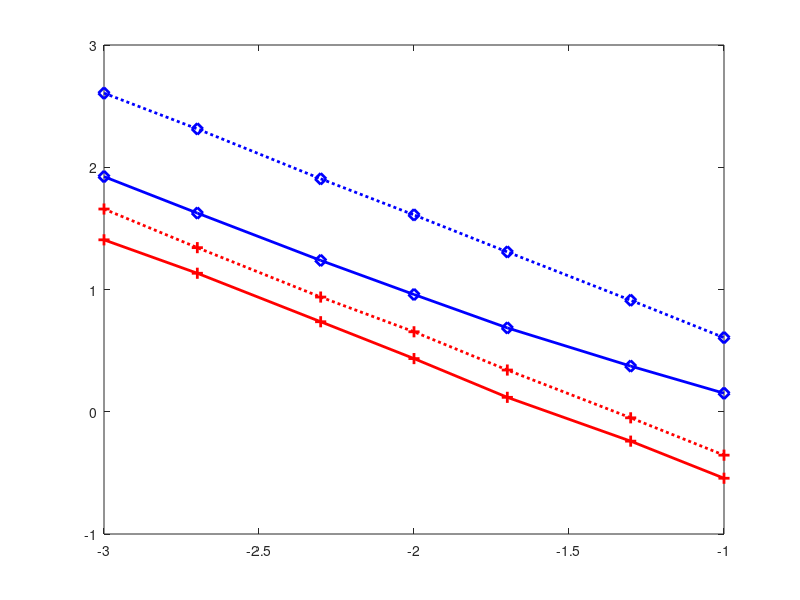

This figure's MATLAB source: (Note: this script raises an error after producing the figure.)
close all
clear
clc

E=[0.001, 0.002, 0.005, 0.01, 0.02, 0.05, 0.1];

load ./estimated_n10k_f001.mat
var_pro_f001=[];
var_pro_f001(1,:)=var_pro;
var_rr_f001(1,:)=var_RR;
re_pro1=mean((abs(est_pro1-n1)./n1+abs(est_pro0-n0)./n0)./2,2);
re_rr1=mean((abs(est_rr1-n1)./n1+abs(est_rr0-n0)./n0)./2,2);
load ./estimated_n40k_f001.mat
var_pro_f001(2,:)=var_pro;
var_rr_f001(2,:)=var_RR;
re_pro2=mean((abs(est_pro1-n1)./n1+abs(est_pro0-n0)./n0)./2,2);
re_rr2=mean((abs(est_rr1-n1)./n1+abs(est_rr0-n0)./n0)./2,2);
load ./estimated_n80k_f001.mat
var_pro_f001(3,:)=var_pro;
var_rr_f001(3,:)=var_RR;
re_pro4=mean((abs(est_pro1-n1)./n1+abs(est_pro0-n0)./n0)./2,2);
re_rr4=mean((abs(est_rr1-n1)./n1+abs(est_rr0-n0)./n0)./2,2);


load ./estimated_n10k_f01.mat
var_pro_f01=[];
var_pro_f01(1,:)=var_pro;
re_pro1_f01=mean((abs(est_pro1-n1)./n1+abs(est_pro0-n0)./n0)./2,2);
re_rr1_f01=mean((abs(est_rr1-n1)./n1+abs(est_rr0-n0)./n0)./2,2);
load ./estimated_n40k_f01.mat
var_pro_f01(2,:)=var_pro;
re_pro2_f01=mean((abs(est_pro1-n1)./n1+abs(est_pro0-n0)./n0)./2,2);
re_rr2_f01=mean((abs(est_rr1-n1)./n1+abs(est_rr0-n0)./n0)./2,2);
load ./estimated_n80k_f01.mat
var_pro_f01(3,:)=var_pro;
re_pro4_f01=mean((abs(est_pro1-n1)./n1+abs(est_pro0-n0)./n0)./2,2);
re_rr4_f01=mean((abs(est_rr1-n1)./n1+abs(est_rr0-n0)./n0)./2,2);


load ./estimated_n10k_f1.mat
var_pro_f1=[];
var_pro_f1(1,:)=var_pro;
re_pro1_f1=mean((abs(est_pro1-n1)./n1),2);
re_rr1_f1=mean((abs(est_rr1-n1)./n1),2);
load ./estimated_n40k_f1.mat
var_pro_f1(2,:)=var_pro;
re_pro2_f1=mean((abs(est_pro1-n1)./n1),2);
re_rr2_f1=mean((abs(est_rr1-n1)./n1),2);
load ./estimated_n80k_f1.mat
var_pro_f1(3,:)=var_pro;
re_pro4_f1=mean((abs(est_pro1-n1)./n1),2);
re_rr4_f1=mean((abs(est_rr1-n1)./n1),2);


%% display of MSE
% figure
% plot(log10(E),log10(var_rr_f001(1,:)),'-bd','LineWidth',2,'Markersize',8)
% hold on
% plot(log10(E),log10(var_pro_f001(1,:)),'-ro','LineWidth',2,'Markersize',8)
% hold on
% plot(log10(E),log10(var_pro_f01(1,:)),'-g*','LineWidth',2,'Markersize',8)
% hold on
% plot(log10(E),log10(var_pro_f1(1,:)),'-m+','LineWidth',2,'Markersize',8)
% h=legend("RR","JRR ($n_1/n=0.01$)","JRR ($n_1/n=0.1$)","JRR ($n_1/n=1$)",Interpreter='latex');
% xlabel("$\varepsilon$",Interpreter='latex')
% ylabel("MSE")
% set(gca,'xTick',[log10(0.001),log10(0.002),log10(0.005),log10(0.01),...
%     log10(0.02),log10(0.05),log10(0.1)]);
% set(gca,'xTickLabel',{'0.001','0.002','0.005','0.01','0.02','0.05','0.1'});
% set(gca,'yTick',[5,7,9,11]);
% set(gca,'yTickLabel',{'10^5','10^7','10^9','10^{11}'});
% axis([-3.05 -0.95 5 11])
% set(gca,'Fontsize',20,'Fontname','Times New Roman')
% set(h,'Fontsize',16,'Fontname','Times New Roman')
% print -painters -dpdf -r300 MSE_n_10k.pdf
% 
% 
% figure
% plot(log10(E),log10(var_rr_f001(2,:)),'-bd','LineWidth',2,'Markersize',8)
% hold on
% plot(log10(E),log10(var_pro_f001(2,:)),'-ro','LineWidth',2,'Markersize',8)
% hold on
% plot(log10(E),log10(var_pro_f01(2,:)),'-g*','LineWidth',2,'Markersize',8)
% hold on
% plot(log10(E),log10(var_pro_f1(2,:)),'-m+','LineWidth',2,'Markersize',8)
% h=legend("RR","JRR ($n_1/n=0.01$)","JRR ($n_1/n=0.1$)","JRR ($n_1/n=1$)",Interpreter='latex');
% xlabel("$\varepsilon$",Interpreter='latex')
% ylabel("MSE")
% set(gca,'xTick',[log10(0.001),log10(0.002),log10(0.005),log10(0.01),...
%     log10(0.02),log10(0.05),log10(0.1)]);
% set(gca,'xTickLabel',{'0.001','0.002','0.005','0.01','0.02','0.05','0.1'});
% set(gca,'yTick',[5,7,9,11]);
% set(gca,'yTickLabel',{'10^5','10^7','10^9','10^{11}'});
% axis([-3.05 -0.95 5 11])
% set(gca,'Fontsize',20,'Fontname','Times New Roman')
% set(h,'Fontsize',16,'Fontname','Times New Roman')
% print -painters -dpdf -r300 MSE_n_40k.pdf
% 
% 
% figure
% plot(log10(E),log10(var_rr_f001(3,:)),'-bd','LineWidth',2,'Markersize',8)
% hold on
% plot(log10(E),log10(var_pro_f001(3,:)),'-ro','LineWidth',2,'Markersize',8)
% hold on
% plot(log10(E),log10(var_pro_f01(3,:)),'-g*','LineWidth',2,'Markersize',8)
% hold on
% plot(log10(E),log10(var_pro_f1(3,:)),'-m+','LineWidth',2,'Markersize',8)
% h=legend("RR","JRR ($n_1/n=0.01$)","JRR ($n_1/n=0.1$)","JRR ($n_1/n=1$)",Interpreter='latex');
% xlabel("$\varepsilon$",Interpreter='latex')
% ylabel("MSE")
% set(gca,'xTick',[log10(0.001),log10(0.002),log10(0.005),log10(0.01),...
%     log10(0.02),log10(0.05),log10(0.1)]);
% set(gca,'xTickLabel',{'0.001','0.002','0.005','0.01','0.02','0.05','0.1'});
% set(gca,'yTick',[5,7,9,11]);
% set(gca,'yTickLabel',{'10^5','10^7','10^9','10^{11}'});
% axis([-3.05 -0.95 5 11])
% set(gca,'Fontsize',20,'Fontname','Times New Roman')
% set(h,'Fontsize',16,'Fontname','Times New Roman')
% print -painters -dpdf -r300 MSE_n_80k.pdf


%% display of RE
figure
plot(log10(E),log10(re_rr1),':bd','LineWidth',2,'Markersize',8)
hold on
plot(log10(E),log10(re_pro1),'-bd','LineWidth',2,'Markersize',8)
hold on
plot(log10(E),log10(re_rr1_f01),':r+','LineWidth',2,'Markersize',8)
hold on
plot(log10(E),log10(re_pro1_f01),'-r+','LineWidth',2,'Markersize',8)
hold on
h=legend("RR ($n_1/n=0.01$)","JRR ($n_1/n=0.01$)","RR ($n_1/n=0.1$)","JRR ($n_1/n=0.1$)",'location','NE',Interpreter='latex');
xlabel("$\varepsilon$",Interpreter='latex')
ylabel("MRE")
set(gca,'xTick',[log10(0.001),log10(0.002),log10(0.005),log10(0.01),...
    log10(0.02),log10(0.05),log10(0.1)]);
set(gca,'xTickLabel',{'0.001','0.002','0.005','0.01','0.02','0.05','0.1'});
set(gca,'yTick',[log10(0.1),log10(1),log10(10),log10(100),log10(500)]);
set(gca,'yTickLabel',{'0.1','1','10','100','500'});
axis([log10(0.0009) log10(0.11) log10(0.08) log10(600) ])
set(gca,'Fontsize',20,'Fontname','Times New Roman')
set(h,'Fontsize',15,'Fontname','Times New Roman')
print -painters -dpdf -r300 RE_n10k.pdf


figure
plot(log10(E),log10(re_rr2),':bd','LineWidth',2,'Markersize',8)
hold on
plot(log10(E),log10(re_pro2),'-bd','LineWidth',2,'Markersize',8)
hold on
plot(log10(E),log10(re_rr2_f01),':r+','LineWidth',2,'Markersize',8)
hold on
plot(log10(E),log10(re_pro2_f01),'-r+','LineWidth',2,'Markersize',8)
hold on
h=legend("RR ($n_1/n=0.01$)","JRR ($n_1/n=0.01$)","RR ($n_1/n=0.1$)","JRR ($n_1/n=0.1$)",'location','NE',Interpreter='latex');
xlabel("$\varepsilon$",Interpreter='latex')
ylabel("MRE")
set(gca,'xTick',[log10(0.001),log10(0.002),log10(0.005),log10(0.01),...
    log10(0.02),log10(0.05),log10(0.1)]);
set(gca,'xTickLabel',{'0.001','0.002','0.005','0.01','0.02','0.05','0.1'});
set(gca,'yTick',[log10(0.1),log10(1),log10(10),log10(100),log10(500)]);
set(gca,'yTickLabel',{'0.1','1','10','100','500'});
axis([log10(0.0009) log10(0.11) log10(0.08) log10(500) ])
set(gca,'Fontsize',20,'Fontname','Times New Roman')
set(h,'Fontsize',15,'Fontname','Times New Roman')
print -painters -dpdf -r300 RE_n40k.pdf


figure
plot(log10(E),log10(re_rr4),':bd','LineWidth',2,'Markersize',8)
hold on
plot(log10(E),log10(re_pro4),'-bd','LineWidth',2,'Markersize',8)
hold on
plot(log10(E),log10(re_rr4_f01),':r+','LineWidth',2,'Markersize',8)
hold on
plot(log10(E),log10(re_pro4_f01),'-r+','LineWidth',2,'Markersize',8)
hold on
h=legend("RR ($n_1/n=0.01$)","JRR ($n_1/n=0.01$)","RR ($n_1/n=0.1$)","JRR ($n_1/n=0.1$)",'location','NE',Interpreter='latex');
xlabel("$\varepsilon$",Interpreter='latex')
ylabel("MRE")
set(gca,'xTick',[log10(0.001),log10(0.002),log10(0.005),log10(0.01),...
    log10(0.02),log10(0.05),log10(0.1)]);
set(gca,'xTickLabel',{'0.001','0.002','0.005','0.01','0.02','0.05','0.1'});
set(gca,'yTick',[log10(0.1),log10(1),log10(10),log10(100),log10(500)]);
set(gca,'yTickLabel',{'0.1','1','10','100','500'});
axis([log10(0.0009) log10(0.11) log10(0.08) log10(500) ])
set(gca,'Fontsize',20,'Fontname','Times New Roman')
set(h,'Fontsize',15,'Fontname','Times New Roman')
print -painters -dpdf -r300 RE_n80k.pdf